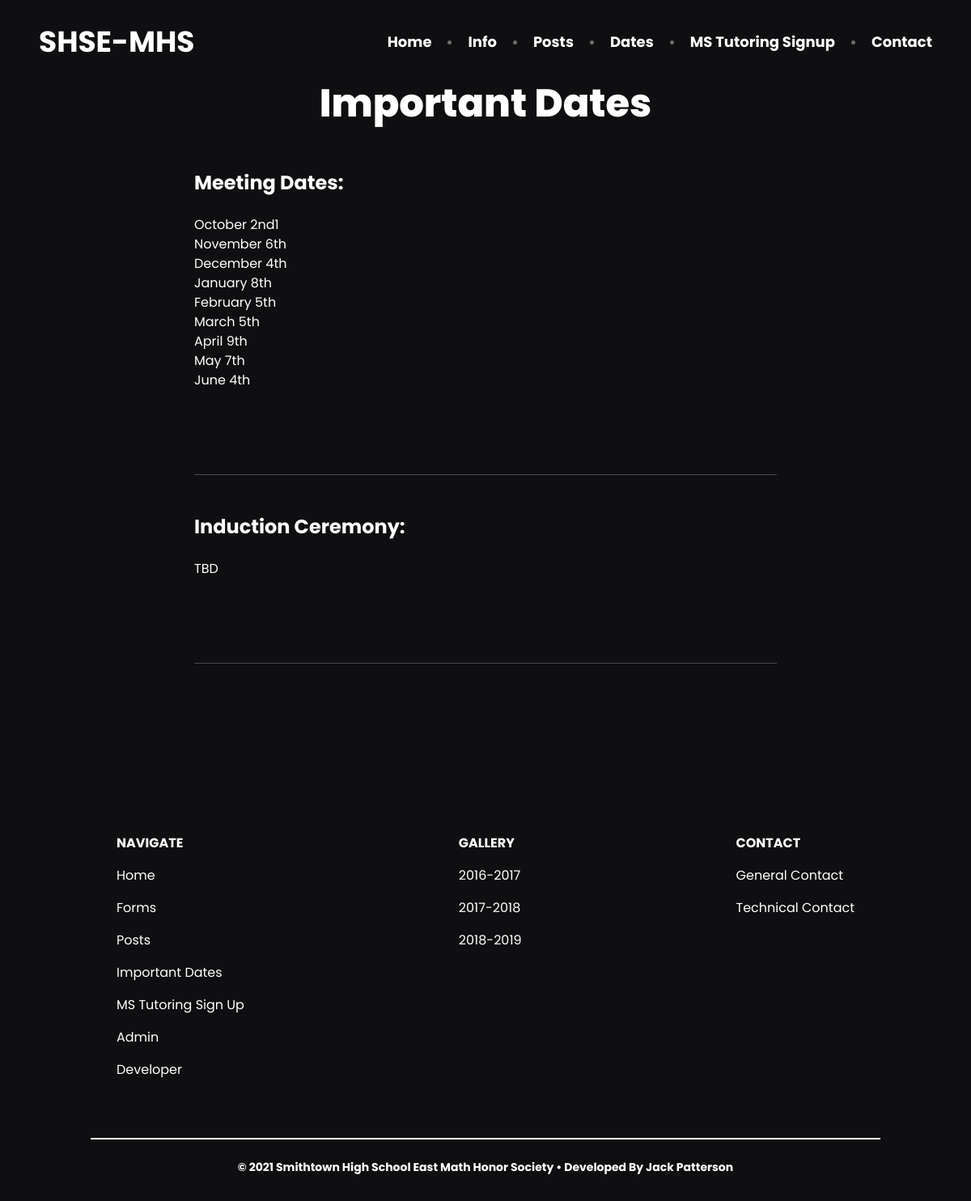
Before: /dates with the older database file.
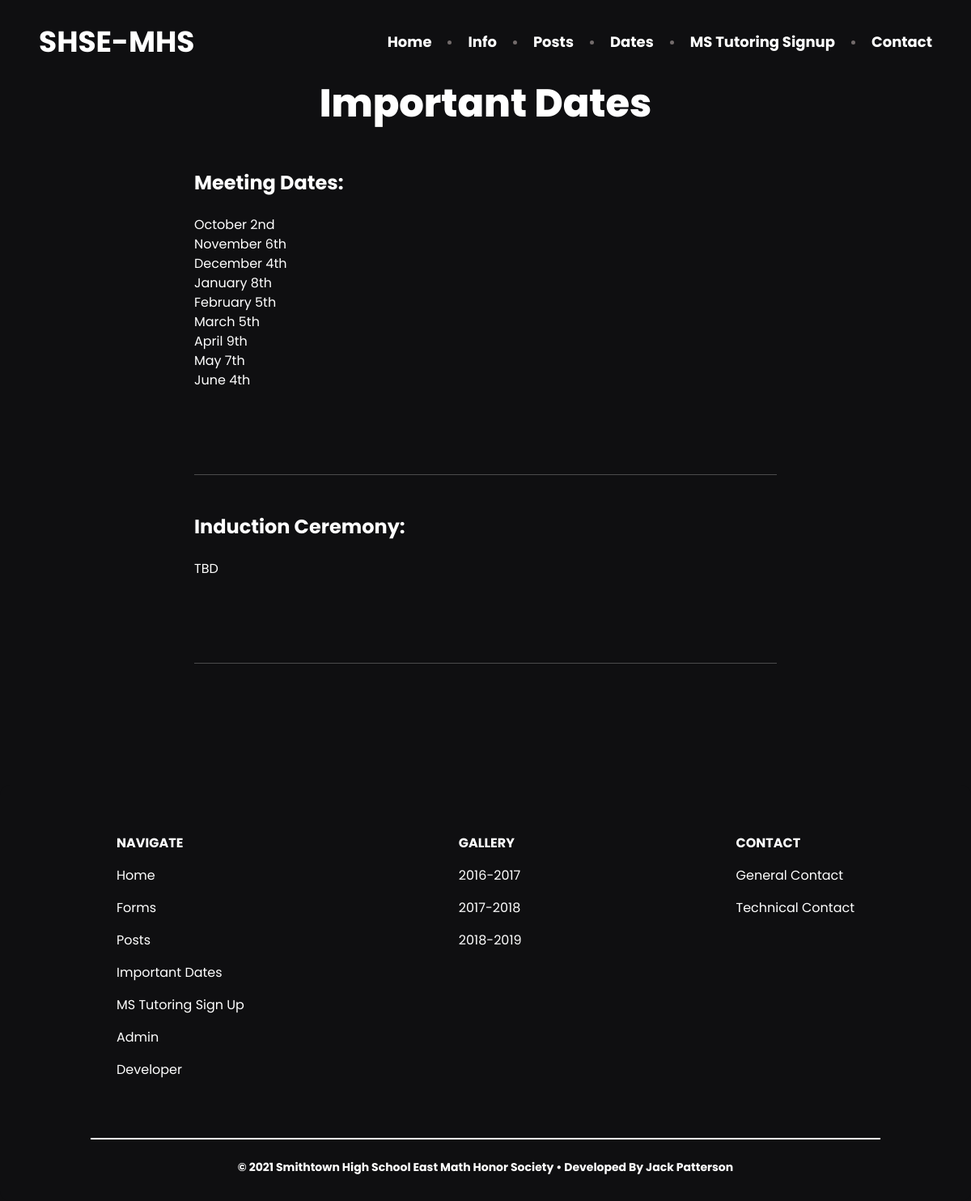
After: the same page with the newer database file.
### users/models.py (models this page shows, shortened)
class Dates(models.Model):
    title = models.CharField(verbose_name="Title", max_length=254)
    dates = models.TextField(verbose_name='Message', max_length=5000)
    class Meta:
         verbose_name = "Date"
         verbose_name_plural = "Dates"

### users/views.py (the view)
# urls.py: path('dates', views.DatesList.as_view(), name='dates'),
class DatesList(ListView):
    model = Dates
    template_name = 'users/dates'  # <app>/<model>_<viewtype>.html
    context_object_name = 'dates'
    ordering = ['id']
    paginate_by = 5

### users/templates/users/dates_list.html (shortened to what this page needs)
{% extends 'users/base.html' %}
{%block content%}
<h2 class="relative text-4xl font-extrabold tracking-normal sm:text-5xl text-white text-center">Important Dates</h2>
   <div class='mt-10'>
    {% for d in dates %}
 <div class="max-w-3xl mx-auto px-4 sm:px-6 xl:max-w-5xl xl:px-0" data-aos="smooth5" data-aos-easing="ease-in-out-cubic">
    <main>
       <div class="divide-y divide-gray-200">
          <ul class="divide-y divide-gray-200">
             <li class="py-12">
                <article class="space-y-2 xl:grid xl:grid-cols-4 xl:space-y-0 xl:items-baseline">
                   <div class="space-y-5 xl:col-span-3">
                      <div class="space-y-6">
                         <h2 class="text-2xl font-bold tracking-normal text-white">{{d.title}}</h2>
                         <div class="prose max-w-none text-gray-500">
                            <div class="prose max-w-none text-white">
                               <p>{{d.dates|linebreaks}}</p>
                            </div>
                         </div>
                      </div>
                   </div>
                </article>
             </li>
             <hr class='bg-white mt-14'>
          </ul>
       </div>
 </div>
 {% endfor %}
 <div class="container mx-auto flex flex-wrap pt-4 pb-12 max-w-3xl" data-aos="smooth"
 data-aos-easing="ease-in-out-cubic">
 <div class="w-full mx-auto md:w-1/2 md:p-6 flex flex-col flex-grow flex-shrink">
 </div>
</div>
    {% include "users/footer.html" %}
    {%endblock content%}

Changed rows visible on the page:
changed Dates "Meeting Dates:": dates "October 2nd1 November 6th December 4th January 8th February 5th March 5th April 9th May 7th June 4th" → "October 2nd November 6th December 4th January 8th February 5th March 5th April 9th May 7th June 4th"
